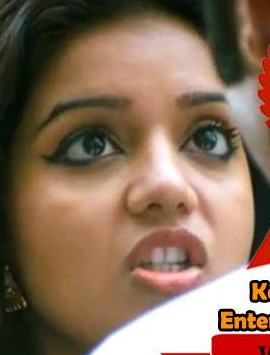
#> input picture crawling/Data SEt/test.jpg, 270 x 355 px, found by its file name
$ python face.py
#> lines starting #> are read from the running program, lines starting #| are printed output that depends on the picture
import numpy as np
import cv2
face_cascade = cv2.CascadeClassifier('banana_classifier.xml')
img=cv2.imread("test.jpg")
#> img is the input picture: shape (355, 270, 3); mean B, G, R 89.4, 109.9, 135.6
gray = cv2.cvtColor(img, cv2.COLOR_BGR2GRAY)
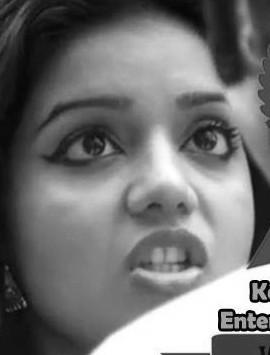
#> gray: shape (355, 270); min 0, max 255, mean 115.3
faces = face_cascade.detectMultiScale(gray,1.5,2)
#> faces = ()

for (x,y,w,h) in faces:
	cv2.rectangle(img,(x,y),(x+w,y+h),(255,0,0),10)
	roi_gray = gray[y:y+h, x:x+w]
	roi_color = img[y:y+h, x:x+w]
#> this loop made 0 passes
		#for (ex,ey,ew,eh) in eyes:
			#cv2.rectangle(roi_color,(ex,ey),(ex+ew,ey+eh),(0,255,0),2)
cv2.imshow('img',img)
c=cv2.waitKey(0)
#> (key Esc is pressed here)

cv2.destroyAllWindows()
